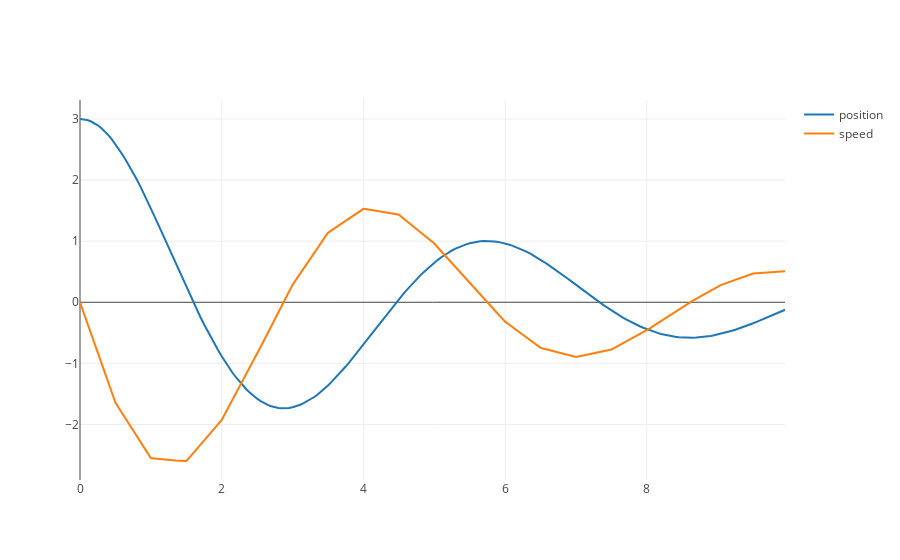

Notebook code cell kept with this figure:
### Markdown cell above
# Simulation

Dynamics in continous time; controller in discrete time (zero order hold)

### Code cell
# Initial Conditions
s0 = [3, 0]

# Initialize empty result vectors
t_all = np.empty(shape=[0, 1]) 
s_all = np.empty(shape=[0, 2]) 
end = -1

# Time settings
dt    = 0.5 # Controller sampling time
t_end = 10  # Simulation time
Tdis = np.arange(0,t_end,dt) # Discrete time samples

# At every sample do
for tnow in Tdis:
    
    # Given the current state, compute a control signal
    x,x_dot = s0
    u = get_u(x,x_dot)
    
    # Integrate equation of motion until next sample while holding control
    simsteps_per_sample = 10
    t = np.linspace(tnow,tnow+dt,simsteps_per_sample+1)
    s = odeint(get_s_dot, s0, t, args=(u,))
    
    # The final y state is the initial state for next time
    s0 = s[end,:]
    
    # Append the results, except the final state. That will be appended as the initial state of the next one
    t_all = np.append(t_all,t[0:end])
    s_all = np.append(s_all,s[0:end,:], axis = 0)
    
# Match time and output signals for plotting    
pos_plot = Scatter(x = t_all, y = s_all[:, 0], name = 'position')   
vel_plot = Scatter(x = t_all, y = s_all[:, 1], name = 'speed')   
    
# Plot results inline    
iplot([pos_plot,vel_plot])

### Figure 1 — Plotly figure (JSON) as saved in the notebook; plotly's stock layout.template omitted (floating-point values rounded to 4 significant figures; data arrays with more than 128 entries replaced by an {"elided": "..."} marker saying what was removed)
{"data": [{"name": "position", "type": "scatter", "x": {"elided": "200 float values"}, "y": {"elided": "200 float values"}}, {"name": "speed", "type": "scatter", "x": {"elided": "200 float values"}, "y": {"elided": "200 float values"}}], "layout": {}}
